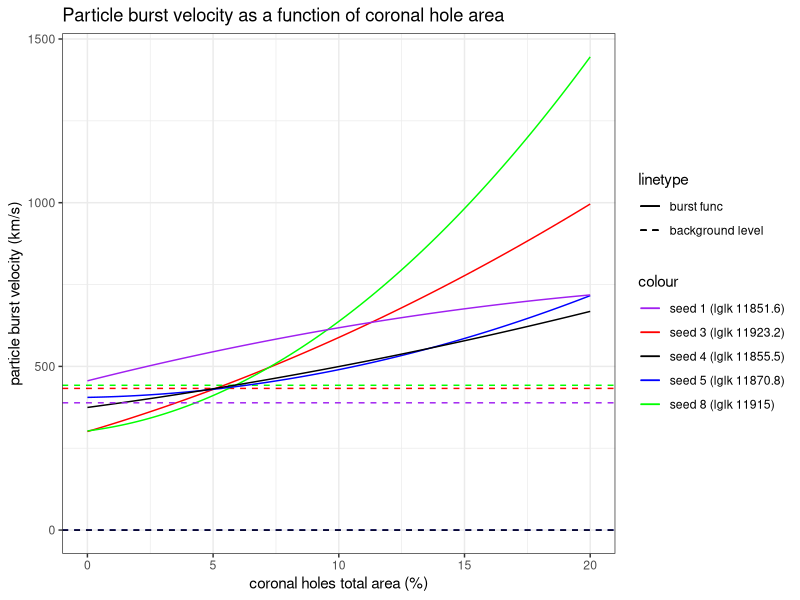
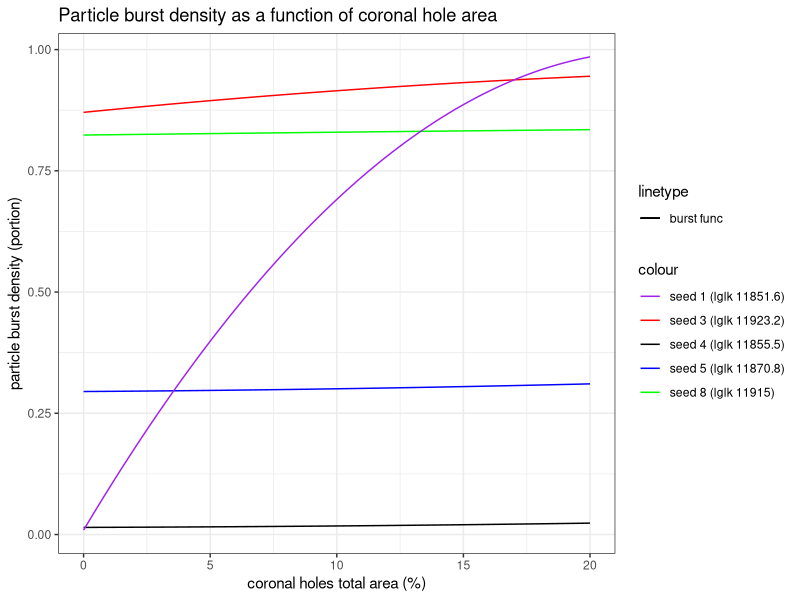
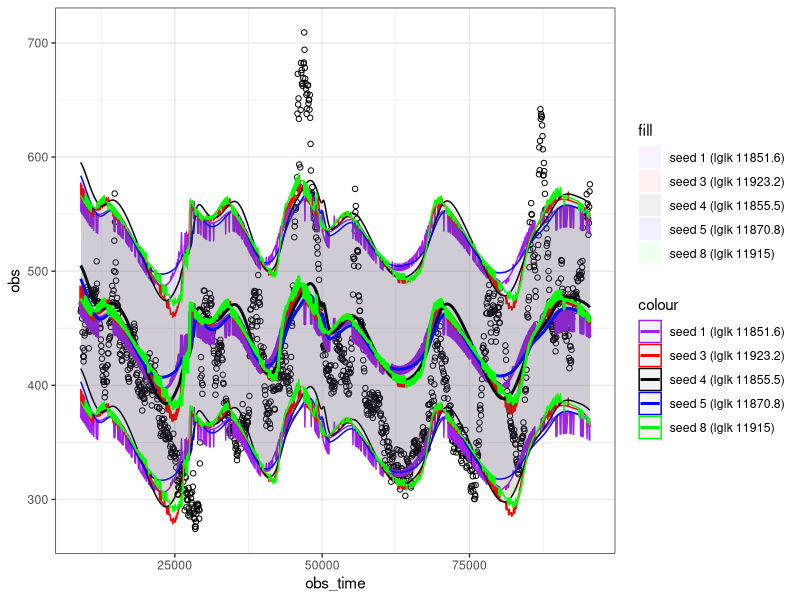
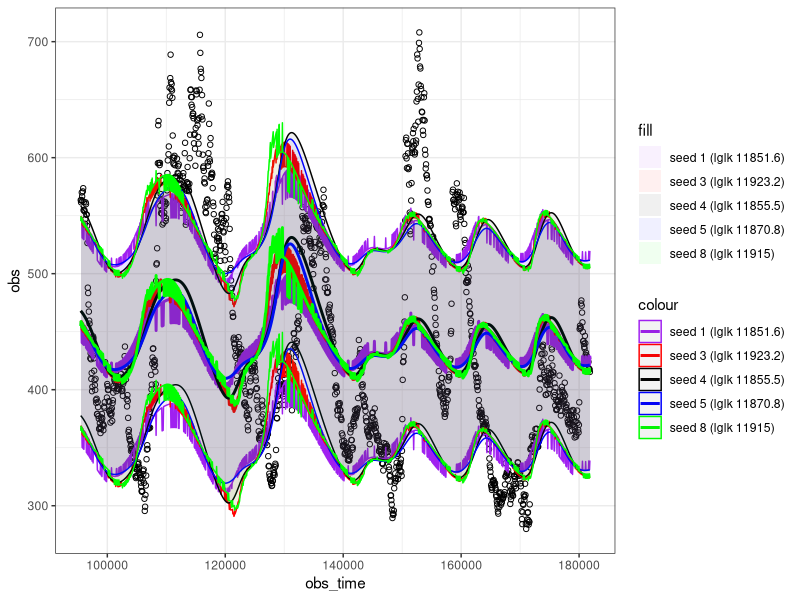

Write the R code that produced these figures, in order.
## ---- chunk 1
knitr::opts_chunk$set(echo = TRUE)
## ---- chunk 2
library(ggplot2)


prepareVisData <- function(id,lglk,y0,y2,slope_k,bg) {
  x2<-20.0
  m <- matrix(c( 0.0, 0.0, 1.0,
                 x2*x2, x2, 1.0,
                 2.0*x2, 1.0, 0.0),
                nrow=3,byrow = T)
  r <- c(y0, y2, 0.0)
  s <- solve(m,r)
  slope <- s[2]*slope_k
  print(paste0("maximum slope is ",s[2]))
  print(paste0("effective slope is ",slope))
  
  m2 <- matrix(c( 0.0, 0.0, 1.0,
                 x2*x2, x2, 1.0,
                 0.0, 1.0, 0.0),
                nrow=3,byrow = T)
  r2 <- c(y0, y2, slope)
  s2 <- solve(m2,r2)
  
  func <- function(x) {
    return(s2[1]*x*x + s2[2]*x+s2[3])
  }
  
return(
  list(pred=func,bg=bg,lglk_str=paste0('seed ',id,' (lglk ',lglk,')'))
);
}

to_km_per_s <- function(v) {return(v/(1000.0 * 60.0 / 10.0**8.0));}

#docker 0.3 seed 3
#2016-07-11T16:08:11.935964300Z 
#iteration:1105 log-likelihood:11923.2 improvement:0.0278582
#Vfunc nodes: (0;0.180612) (20;0.597612) slope: 0.326881
#Dfunc nodes: (0;0.870576) (20;0.944965) slope: 0.697326
#background wind V:0.259682 D:4.32253
#Noise sigma: 0.0514491
#Earth distance: 1285.718414

vis3d <- prepareVisData(
  3,
  11923.2,
  0.870576,
  0.944965,
  0.697326,
  4.32253)

vis3v <- prepareVisData(
  3,
  11923.2,
  to_km_per_s(0.180612),
  to_km_per_s(0.597612),
  0.326881,
  to_km_per_s(0.259682))

#docker 0.3 seed 8
#2016-07-14T14:55:12.994253100Z 
#iteration:924 log-likelihood:11915 improvement:3.75523
#Vfunc nodes: (0;0.181729) (20;0.867255) slope: 0.0855468
#Dfunc nodes: (0;0.823733) (20;0.834859) slope: 0.55678
#background wind V:0.265428 D:5.82408
#Noise sigma: 0.0520493
#Earth distance: 1230.243211

vis8d <- prepareVisData(
  8,
  11915,
  0.823733,
  0.834859,
  0.55678,
  5.82408)

vis8v <- prepareVisData(
  8,
  11915,
  to_km_per_s(0.181729),
  to_km_per_s(0.867255),
  0.0855468,
  to_km_per_s(0.265428))

#docker 0.3 seed 5
#2016-07-12T05:31:34.962763100Z 
#iteration:583 log-likelihood:11870.8 improvement:88.4558
#Vfunc nodes: (0;0.243192) (20;0.429677) slope: 0.0448303
#Dfunc nodes: (0;0.294873) (20;0.310647) slope: 0.214628
#background wind V:5.20376e-124 D:5.38888e-170
#Noise sigma: 0.0535385
#Earth distance: 1292.090769

vis5d <- prepareVisData(
  5,
  11870.8,
  0.294873,
  0.310647,
  0.214628,
  5.38888e-170)

vis5v <- prepareVisData(
  5,
  11870.8,
  to_km_per_s(0.243192),
  to_km_per_s(0.429677),
  0.0448303,
  to_km_per_s(5.20376e-124))

#docker 0.3 seed 4
#2016-07-10T21:53:49.075621400Z 
#iteration:821 log-likelihood:11855.5 improvement:3.63798e-12
#Vfunc nodes: (0;0.224727) (20;0.40079) slope: 0.35187
#Dfunc nodes: (0;0.0146691) (20;0.0234736) slope: 0.175416
#background wind V:7.88056e-248 D:8.64625e-39
#Noise sigma: 0.0483257
#SEarth distance: 1386.194369

vis4d <- prepareVisData(
  4,
  11855.5,
  0.0146691,
  0.0234736,
  0.175416,
  8.64625e-39)

vis4v <- prepareVisData(
  4,
  11855.5,
  to_km_per_s(0.224727),
  to_km_per_s(0.40079),
  0.35187,
  to_km_per_s(7.88056e-248))

#docker 0.3 seed 1
#2016-07-12T16:21:59.274401800Z 
#iteration:1510 log-likelihood:11851.6 improvement:8.50073
#Vfunc nodes: (0;0.273536) (20;0.430973) slope: 0.735489
#Dfunc nodes: (0;0.00915377) (20;0.984944) slope: 0.897594
#background wind V:0.23322 D:3.04009
#Noise sigma: 0.0542054
#Earth distance: 1613.963631

vis1d <- prepareVisData(
  1,
  11851.6,
  0.00915377,
  0.984944,
  0.897594,
  3.04009)

vis1v <- prepareVisData(
  1,
  11851.6,
  to_km_per_s(0.273536),
  to_km_per_s(0.430973),
  0.735489,
  to_km_per_s(0.23322))

## ---- chunk 3

linetype_scale <- c('1'='solid','2'='dashed')
linetype_scale_labels <- c('1'='burst func','2'='background level')
color_scale <- c(
        '3'='red',
        '8'='green',
        '5'='blue',
        '1'='purple',
        '4'='black')
color_scale_labels <- c(
        '3'=vis3v$lglk_str,
        '8'=vis8v$lglk_str,
        '5'=vis5v$lglk_str,
        '4'=vis4v$lglk_str,
        '1'=vis1v$lglk_str
        )

a <- ggplot(data.frame(x = c(0, 20.0)))+
  theme_bw()+
  ggtitle("Particle burst velocity as a function of coronal hole area")+
  xlab("coronal holes total area (%)")+
  ylab("particle burst velocity (km/s)")+

  scale_linetype_manual(values= linetype_scale,labels=linetype_scale_labels)+
  scale_color_manual(values= color_scale,labels=color_scale_labels)+
  
  stat_function(aes(x,linetype='1',color='3'),fun=vis3v$pred) +
  geom_hline(aes(yintercept=vis3v$bg,linetype='2',color='3'))+
  
  stat_function(aes(x,linetype='1',color='8'),fun=vis8v$pred) +
  geom_hline(aes(yintercept=vis8v$bg,linetype='2',color='8')) +
  
  stat_function(aes(x,linetype='1',color='5'),fun=vis5v$pred) +
  geom_hline(aes(yintercept=vis5v$bg,linetype='2',color='5')) +
  
  stat_function(aes(x,linetype='1',color='4'),fun=vis4v$pred) +
  geom_hline(aes(yintercept=vis4v$bg,linetype='2',color='4')) +
  
  stat_function(aes(x,linetype='1',color='1'),fun=vis1v$pred) +
  geom_hline(aes(yintercept=vis1v$bg,linetype='2',color='1'))
  
print(a)
## ---- chunk 4

a = ggplot(data.frame(x = c(0, 20.0)))+
  theme_bw()+
  ggtitle("Particle burst density as a function of coronal hole area")+
  xlab("coronal holes total area (%)")+
  ylab("particle burst density (portion)")+

  scale_linetype_manual(values= linetype_scale,labels=linetype_scale_labels)+
  scale_color_manual(values= color_scale,labels=color_scale_labels) +
  
  stat_function(aes(x,linetype='1',color='3'),fun=vis3d$pred) +
  #geom_hline(aes(yintercept=vis3d$bg,linetype='2',color='3'))+
  
  stat_function(aes(x,linetype='1',color='8'),fun=vis8d$pred) +
  #geom_hline(aes(yintercept=vis8d$bg,linetype='2',color='8')) +
  
  stat_function(aes(x,linetype='1',color='5'),fun=vis5d$pred) +
  #geom_hline(aes(yintercept=vis5d$bg,linetype='2',color='5')) +
  
  stat_function(aes(x,linetype='1',color='4'),fun=vis4d$pred) +
  #geom_hline(aes(yintercept=vis4d$bg,linetype='2',color='4')) +
  
  stat_function(aes(x,linetype='1',color='1'),fun=vis1d$pred)
  #geom_hline(aes(yintercept=vis1d$bg,linetype='2',color='1'))

print(a)
## ---- chunk 5
sim1 <- read.csv('ResultData/docker-0.3-seed-1-iter-1510.csv')
sim1.sigma <- to_km_per_s(0.0542054)
sim1$lb68 <- sim1$predMean-sim1.sigma
sim1$ub68 <- sim1$predMean+sim1.sigma
sim1q1 <- sim1[sim1$obs_time<=95430,] #first 60 days
sim1q2 <- sim1[sim1$obs_time>95430 & sim1$obs_time<=181830,] #next 60 days

sim3 <- read.csv('ResultData/docker-0.3-seed-3-iter-1105.csv')
sim3.sigma <- to_km_per_s(0.0542054)
sim3$lb68 <- sim3$predMean-sim3.sigma
sim3$ub68 <- sim3$predMean+sim3.sigma
sim3q1 <- sim3[sim3$obs_time<=95430,] #first 60 days
sim3q2 <- sim3[sim3$obs_time>95430 & sim3$obs_time<=181830,] #next 60 days

sim4 <- read.csv('ResultData/docker-0.3-seed-4-iter-821.csv')
sim4.sigma <- to_km_per_s(0.0542054)
sim4$lb68 <- sim4$predMean-sim4.sigma
sim4$ub68 <- sim4$predMean+sim4.sigma
sim4q1 <- sim4[sim4$obs_time<=95430,] #first 60 days
sim4q2 <- sim4[sim4$obs_time>95430 & sim4$obs_time<=181830,] #next 60 days

sim5 <- read.csv('ResultData/docker-0.3-seed-5-iter-583.csv')
sim5.sigma <- to_km_per_s(0.0542054)
sim5$lb68 <- sim5$predMean-sim5.sigma
sim5$ub68 <- sim5$predMean+sim5.sigma
sim5q1 <- sim5[sim5$obs_time<=95430,] #first 60 days
sim5q2 <- sim5[sim5$obs_time>95430 & sim5$obs_time<=181830,] #next 60 days

sim8 <- read.csv('ResultData/docker-0.3-seed-8-iter-924.csv')
sim8.sigma <- to_km_per_s(0.0542054)
sim8$lb68 <- sim8$predMean-sim8.sigma
sim8$ub68 <- sim8$predMean+sim8.sigma
sim8q1 <- sim8[sim8$obs_time<=95430,] #first 60 days
sim8q2 <- sim8[sim8$obs_time>95430 & sim8$obs_time<=181830,] #next 60 days

b <- ggplot() +
    theme_bw()+
    scale_color_manual(values= color_scale,labels=color_scale_labels)+
    scale_fill_manual(values= color_scale,labels=color_scale_labels)+
  
    geom_point(data=sim1q1,aes(x=obs_time,y=obs),shape=1) +
  
    geom_line(data=sim1q1,aes(x=obs_time,y=predMean,color='1'),lwd=1) +
    geom_ribbon(data=sim1q1,
                aes(x=obs_time,
                    ymin=lb68,
                    ymax=ub68,color='1',fill='1'),
                alpha=.06) +
  
    geom_line(data=sim3q1,aes(x=obs_time,y=predMean,color='3'),lwd=1) +
    geom_ribbon(data=sim3q1,
                aes(x=obs_time,
                    ymin=lb68,
                    ymax=ub68,color='3',fill='3'),
                alpha=.06) +
  
    geom_line(data=sim4q1,aes(x=obs_time,y=predMean,color='4'),lwd=1) +
    geom_ribbon(data=sim4q1,
                aes(x=obs_time,
                    ymin=lb68,
                    ymax=ub68,color='4',fill='4'),
                alpha=.06) +

    geom_line(data=sim5q1,aes(x=obs_time,y=predMean,color='5'),lwd=1) +
    geom_ribbon(data=sim5q1,
                aes(x=obs_time,
                    ymin=lb68,
                    ymax=ub68,color='5',fill='5'),
                alpha=.06) +
  
    geom_line(data=sim8q1,aes(x=obs_time,y=predMean,color='8'),lwd=1) +
    geom_ribbon(data=sim8q1,
                aes(x=obs_time,
                    ymin=lb68,
                    ymax=ub68,color='8',fill='8'),
                alpha=.06)
print(b)
## ---- chunk 6
d <- ggplot() +
    theme_bw()+
    scale_color_manual(values= color_scale,labels=color_scale_labels)+
    scale_fill_manual(values= color_scale,labels=color_scale_labels)+
  
    geom_point(data=sim1q2,aes(x=obs_time,y=obs),shape=1) +
  
    geom_line(data=sim1q2,aes(x=obs_time,y=predMean,color='1'),lwd=1) +
    geom_ribbon(data=sim1q2,
                aes(x=obs_time,
                    ymin=lb68,
                    ymax=ub68,color='1',fill='1'),
                alpha=.06) +
  
    geom_line(data=sim3q2,aes(x=obs_time,y=predMean,color='3'),lwd=1) +
    geom_ribbon(data=sim3q2,
                aes(x=obs_time,
                    ymin=lb68,
                    ymax=ub68,color='3',fill='3'),
                alpha=.06) +
  
    geom_line(data=sim4q2,aes(x=obs_time,y=predMean,color='4'),lwd=1) +
    geom_ribbon(data=sim4q2,
                aes(x=obs_time,
                    ymin=lb68,
                    ymax=ub68,color='4',fill='4'),
                alpha=.06) +

    geom_line(data=sim5q2,aes(x=obs_time,y=predMean,color='5'),lwd=1) +
    geom_ribbon(data=sim5q2,
                aes(x=obs_time,
                    ymin=lb68,
                    ymax=ub68,color='5',fill='5'),
                alpha=.06) +
  
    geom_line(data=sim8q2,aes(x=obs_time,y=predMean,color='8'),lwd=1) +
    geom_ribbon(data=sim8q2,
                aes(x=obs_time,
                    ymin=lb68,
                    ymax=ub68,color='8',fill='8'),
                alpha=.06)
print(d)
